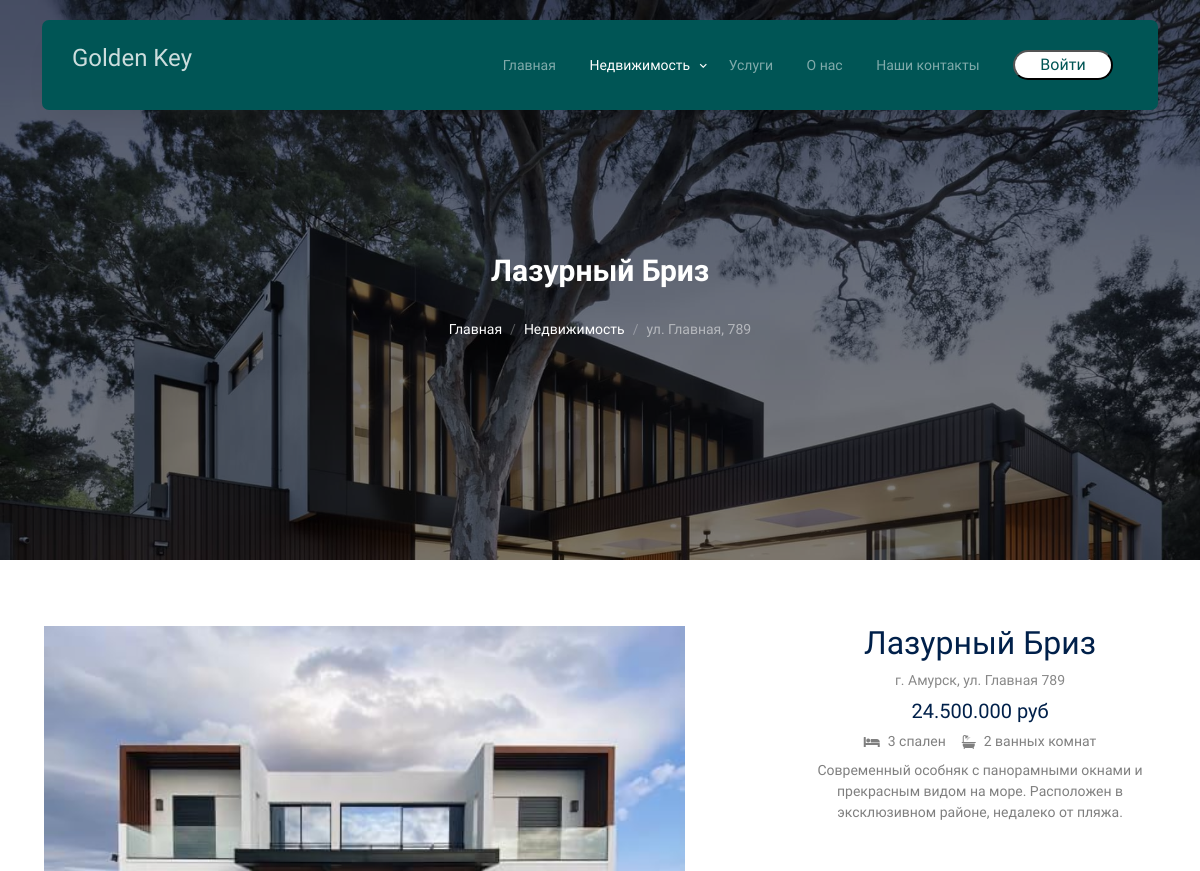
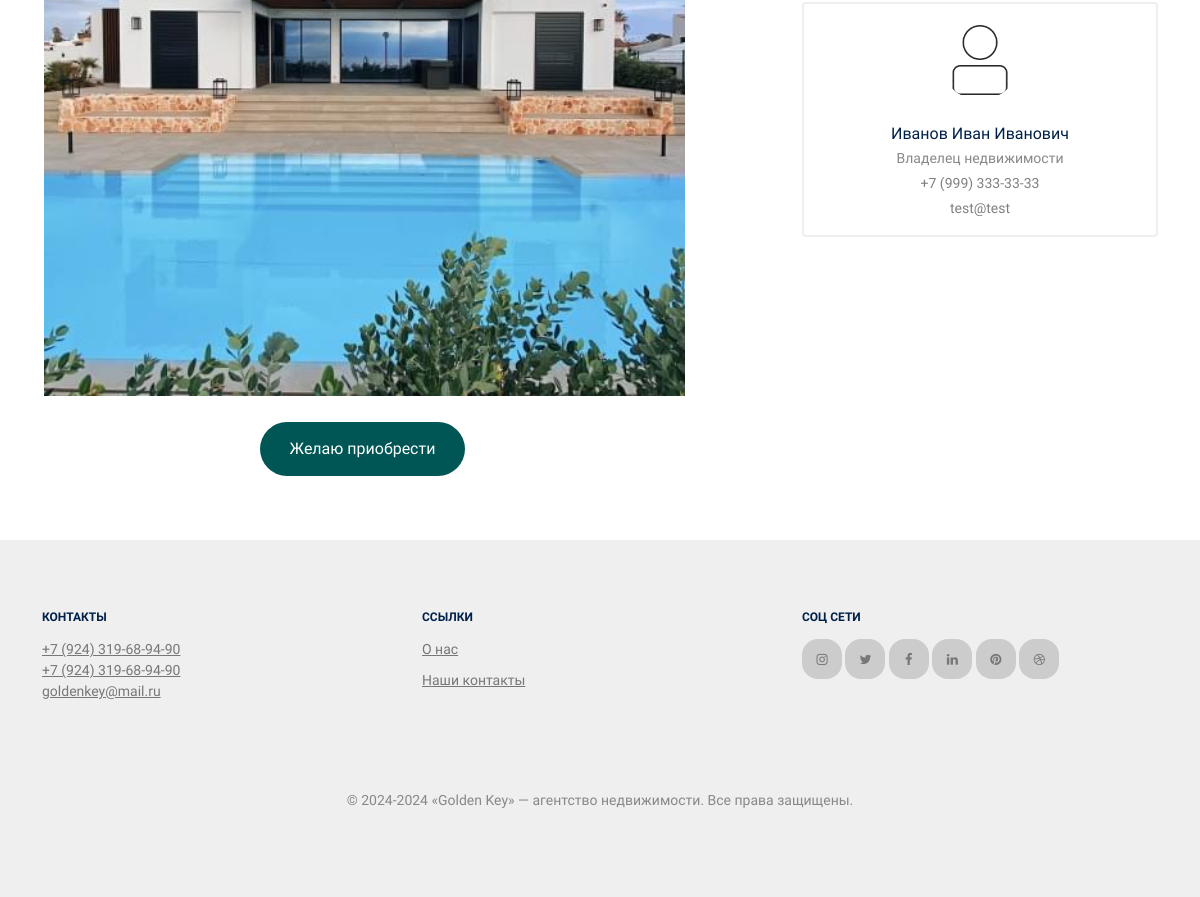
/property-buy.php?id=3, run on the app's committed database (2 pictures, top to bottom).
### tables this page shows
CREATE TABLE `RealEstates` (
  `realEstatesId` int NOT NULL,
  `realEstatesName` varchar(30) NOT NULL,
  `price` double NOT NULL,
  `countBedsRooms` int NOT NULL,
  `countBathsRooms` int NOT NULL,
  `agentId` int DEFAULT NULL,
  `image` varchar(50) DEFAULT NULL,
  `description` varchar(200) NOT NULL,
  `settlementId` int NOT NULL,
  `clientId_owner` int NOT NULL
);

CREATE TABLE `Settlements` (
  `settlementId` int NOT NULL,
  `city` varchar(40) NOT NULL,
  `indexCity` int NOT NULL,
  `street` varchar(40) NOT NULL,
  `streetNum` int NOT NULL
);

CREATE TABLE `Clients` (
  `clientId` int NOT NULL,
  `firstName` varchar(50) NOT NULL,
  `lastName` varchar(50) NOT NULL,
  `surName` varchar(50) NOT NULL,
  `email` varchar(50) NOT NULL,
  `phone` varchar(18) NOT NULL,
  `password` varchar(50) NOT NULL
);

### property-buy.php (the view, shortened to what this page needs)
<?php
if(isset($_SESSION['loggedIn']) && $_SESSION['loggedIn'] === true) {
	$showLoginIcon = false;
} else {
	$showLoginIcon = true;
}
$isAuthorized = isset($_SESSION['loggedIn']) && $_SESSION['loggedIn'] === true;
if(isset($_GET['id']) && is_numeric($_GET['id'])) {
    $realEstateId = intval($_GET['id']);
    $sql = "SELECT r.*, s.city, s.street, s.streetNum, c.firstName, c.lastName, c.surName, c.phone, c.email
            FROM RealEstates AS r
            INNER JOIN Settlements AS s ON r.settlementId = s.settlementId
            INNER JOIN Clients AS c ON r.clientId_owner = c.clientId
            WHERE r.realEstatesId = $realEstateId";
    $result = mysqli_query($connect, $sql);
    if(mysqli_num_rows($result) > 0) {
        $row = mysqli_fetch_assoc($result);
?>
<!doctype html>
<html lang="en">
<head>
    <link rel="stylesheet" href="fonts/icomoon/style.css">
    <link rel="stylesheet" href="fonts/flaticon/font/flaticon.css">
    <link rel="stylesheet" href="css/tiny-slider.css">
    <link rel="stylesheet" href="css/aos.css">
    <link rel="stylesheet" href="css/style.css">
</head>
<body>
	<nav class="site-nav">
		<div class="container">
			<div class="menu-bg-wrap">
				<div class="site-navigation">
					<a href="index.php" class="logo m-0 float-start">Golden Key</a>
					<ul class="js-clone-nav d-none d-lg-inline-block text-start site-menu float-end">
						<li><a href="index.php">Главная</a></li>
						<li class="has-children active">
							<a href="properties.php">Недвижимость</a>
								</li>
							</ul>
						<li><a href="services.php">Услуги</a></li>
						<li><a href="about.php">О нас</a></li>
						<li><a href="contact.php">Наши контакты</a></li>
						<?php if($showLoginIcon): ?>
						<li>
							<a href="auth.php" >
								<div class="col-12 justify-content-center">
									<input type="submit" id="submitBtn" value="Войти" class="btn-signin">
								</div>
							</a>
						</li>
						<?php endif; ?>
				</div>
			</div>
		</div>
	</nav>
    <div class="hero page-inner overlay" style="background-image: url('images/hero_bg_3.jpg');">
        <div class="container">
            <div class="row justify-content-center align-items-center">
                <div class="col-lg-9 text-center mt-5">
                    <h1 class="heading" data-aos="fade-up"><?php echo $row['realEstatesName']; ?></h1>
                    <nav aria-label="breadcrumb" data-aos="fade-up" data-aos-delay="200">
                        <ol class="breadcrumb text-center justify-content-center">
                            <li class="breadcrumb-item "><a href="index.php">Главная</a></li>
                            <li class="breadcrumb-item "><a href="properties.php">Недвижимость</a></li>
                            <li class="breadcrumb-item active text-white-50" aria-current="page"><?php echo $row['street'] . ', ' . $row['streetNum']; ?></li>
                        </ol>
                    </nav>
                </div>
            </div>
        </div>
    </div>
    <div class="section">
        <div class="container">
            <div class="row justify-content-between">
                <div class="col-lg-7">
                    <div class="img--slide-wrap mb-4">
                        <img class="img-per" src="<?php echo $row['image']; ?>.jpg" alt="Image" class="img-fluid">
                    </div>
                    <div class="col-12 text-center justify-content-center">
                        <input type="submit" id="submitBtnn" data-authorized="<?php echo $isAuthorized ? 'true' : 'false'; ?>" value="Желаю приобрести" class="btn btn-primary">
                    </div>
                </div>
                <div class="col-lg-4 text-center">
                    <h2 class="heading text-primary"><?php echo $row['realEstatesName']; ?></h2>
                    <p class="meta mb-2"><?php echo "г. " . $row['city']; ?>, <?php echo $row['street']; ?> <?php echo $row['streetNum']; ?></p>
                    <div class="price mb-3"><h5><?php echo number_format($row['price'], 0, ',', '.') . " руб"?></h5></div>
                    <div class="specs d-flex mb-2 justify-content-center">
                        <span class="d-block d-flex align-items-center me-3">
                            <span class="icon-bed me-2"></span>
                            <span class="caption"><?php echo $row['countBedsRooms'] . ' спален'?></span>
                        </span>
                        <span class="d-block d-flex align-items-center">
                            <span class="icon-bath me-2"></span>
                            <span class="caption"><?php echo $row['countBathsRooms'] . ' ванных комнат'?></span>
                        </span>
                    </div>
                    <p class="text-black-50"><?php echo $row['description']; ?></p>
                    <div class="d-block agent-box p-3">
                        <div class="img mb-4">
                            <img src="images/person.png" alt="Image" class="img-fluid">
                        </div>
                        <div class="text">
                            <h3 class="mb-1"><?php echo $row['firstName'] . ' ' . $row['lastName'] . ' ' . $row['surName']?></h3>
                            <div class="meta mb-3">Владелец недвижимости</div>
                            <p class="mb-1"><?php echo $row['phone']; ?></p>
                            <p class="mb-0"><?php echo $row['email']; ?></p>
                        </div>
                    </div>
                </div>
            </div>
        </div>
    </div>
    <div class="site-footer">
		<div class="container">
			<div class="row">
				<div class="col-lg-4">
					<div class="widget">
						<h3>Контакты</h3>
						<ul class="list-unstyled">
							<li><a href="tel://79243196894">+7 (924) 319-68-94-90</a></li>
							<li><a href="tel://79243196894">+7 (924) 319-68-94-90</a></li>
							<li><a href="mailto:info@mydomain.com">goldenkey@mail.ru</a></li>
						</ul>
					</div>
				</div>
				<div class="col-lg-4">
					<div class="widget">
						<h3>Ссылки</h3>
						<ul class="list-unstyled links ">
							<li><a href="about.html">О нас</a></li>
							<li><a href="contact.php">Наши контакты</a></li>
						</ul>
					</div>
				</div>
				<div class="col-lg-4">
					<div class="widget">
						<h3>Соц Сети</h3>
						<ul class="list-unstyled social">
							<li><a href="#"><span class="icon-instagram"></span></a></li>
							<li><a href="#"><span class="icon-twitter"></span></a></li>
							<li><a href="#"><span class="icon-facebook"></span></a></li>
							<li><a href="#"><span class="icon-linkedin"></span></a></li>
							<li><a href="#"><span class="icon-pinterest"></span></a></li>
							<li><a href="#"><span class="icon-dribbble"></span></a></li>
						</ul>
					</div>
				</div>
			</div>
			<div class="row mt-5">
				<div class="col-12 text-center">
            		<p>© 2024-2024 «Golden Key» — агентство недвижимости. Все права защищены.</p>
				</div>
        </div>
      </div>
    </div>
</body>
</html>
<?php
    } else {
        echo "Недвижимость не найдена.";
    }
} else {
    echo "Идентификатор недвижимости отсутствует в URL.";
}
?>

### data on the page
realestates: realEstatesName "Лазурный Бриз", settlementId.street "ул. Главная", settlementId.streetNum "789", image (picture), settlementId.city "Амурск", price "24.500.000", countBedsRooms "3", countBathsRooms "2", description "Современный особняк с панорамными окнами и прекрасным видом на море. Расположен в эксклюзивном районе, недалеко от пляжа.", clientId_owner.firstName "Иванов", clientId_owner.lastName "Иван", clientId_owner.surName "Иванович", clientId_owner.phone "+7 (999) 333-33-33", clientId_owner.email "test@test"
